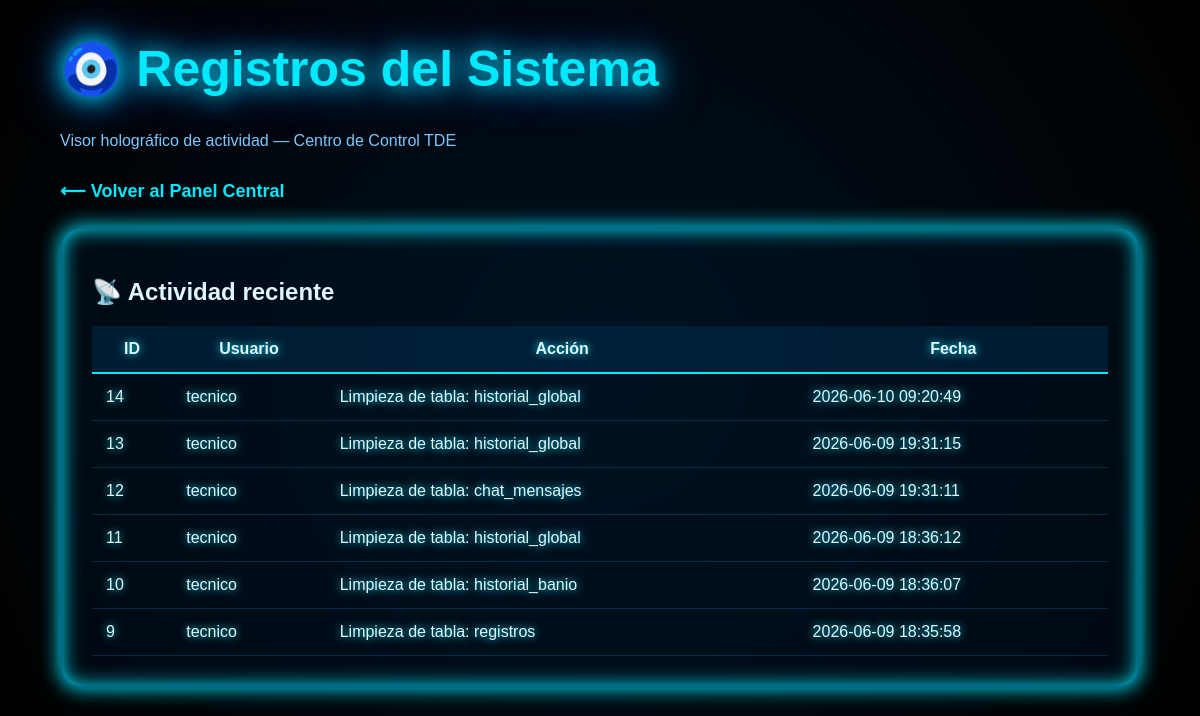
The page /registros (signed in) on the database its author committed.
### tables this page shows
CREATE TABLE registros (
        id INTEGER PRIMARY KEY AUTOINCREMENT,
        usuario TEXT NOT NULL,
        accion TEXT NOT NULL,
        fecha TEXT NOT NULL
    );

### app.py (the view)
@app.route("/registros")
def registros():
    if not es_coordinador_o_tde():
        return redirect("/login")
    centro_id = get_centro_id()
    conn = sqlite3.connect("servicioedu.db")
    conn.row_factory = sqlite3.Row
    cur = conn.cursor()
    if centro_id:
        cur.execute("SELECT * FROM registros WHERE centro_id = ? ORDER BY fecha DESC", (centro_id,))
    else:
        cur.execute("SELECT * FROM registros ORDER BY fecha DESC")
    registros_lista = cur.fetchall()
    conn.close()
    return render_template("registros_sistema.html", registros=registros_lista)

### app.py (called while the page is built)
def get_centro_id():
    return session.get("centro_id")

def es_coordinador_o_tde():
    if "coordinador_id" in session:
        return True
    if "profesor_id" in session and "tde" in session.get("roles", []):
        return True
    return False

### templates/registros_sistema.html (shortened to what this page needs)
<!DOCTYPE html>
<html lang="es">
<head>
    <link rel="stylesheet" href="/static/css/tde_holo.css">
</head>
<body>
<div class="container">
    <h1 class="titulo">🧿 Registros del Sistema</h1>
    <p class="subtitulo">Visor holográfico de actividad — Centro de Control TDE</p>
    <a href="/panel_tde" class="btn-volver">⟵ Volver al Panel Central</a>
    <div class="card holo-border">
        <h2>📡 Actividad reciente</h2>
        <table class="tabla holograma">
            <thead>
                <tr>
                    <th>ID</th>
                    <th>Usuario</th>
                    <th>Acción</th>
                    <th>Fecha</th>
                </tr>
            </thead>
            <tbody>
                {% for r in registros %}
                <tr>
                    <td>{{ r.id }}</td>
                    <td>{{ r.usuario }}</td>
                    <td>{{ r.accion }}</td>
                    <td>{{ r.fecha }}</td>
                </tr>
                {% endfor %}
            </tbody>
        </table>
    </div>
</div>
</body>
</html>

### static/css/tde_holo.css (style rules this page uses)
body { background: radial-gradient(circle at center, #00111f, #000000); font-family: 'Poppins', sans-serif; color: #dff6ff; margin: 0; padding: 0; }
.container { width: 90%; max-width: 1200px; margin: 40px auto; }
.titulo { font-size: 50px; font-weight: 900; color: #00eaff; text-shadow: 0 0 25px #00eaff, 0 0 50px #0077ff; }
.subtitulo { color: #7ac7ff; margin-bottom: 30px; }
.btn-volver { color: #00eaff; text-decoration: none; font-weight: bold; font-size: 18px; margin-bottom: 25px; display: inline-block; }
.card { background: rgba(0, 20, 40, 0.4); padding: 30px; border-radius: 20px; backdrop-filter: blur(12px); box-shadow: 0 0 40px rgba(0, 200, 255, 0.2); }
.holo-border { border: 2px solid rgba(0, 200, 255, 0.5); box-shadow: 0 0 20px #00eaff, inset 0 0 20px #00eaff; }
.holograma { border-collapse: collapse; width: 100%; margin-top: 20px; color: #dff6ff; text-shadow: 0 0 8px #00eaff; }
.holograma th { background: rgba(0, 40, 70, 0.6); padding: 14px; border-bottom: 2px solid #00eaff; }
.holograma td { padding: 14px; border-bottom: 1px solid rgba(0, 200, 255, 0.2); }

### rows shown on the page
registros: id "14", usuario "tecnico", accion "Limpieza de tabla: historial_global", fecha "2026-06-10 09:20:49"
registros: id "13", usuario "tecnico", accion "Limpieza de tabla: historial_global", fecha "2026-06-09 19:31:15"
registros: id "12", usuario "tecnico", accion "Limpieza de tabla: chat_mensajes", fecha "2026-06-09 19:31:11"
registros: id "11", usuario "tecnico", accion "Limpieza de tabla: historial_global", fecha "2026-06-09 18:36:12"
registros: id "10", usuario "tecnico", accion "Limpieza de tabla: historial_banio", fecha "2026-06-09 18:36:07"
registros: id "9", usuario "tecnico", accion "Limpieza de tabla: registros", fecha "2026-06-09 18:35:58"
